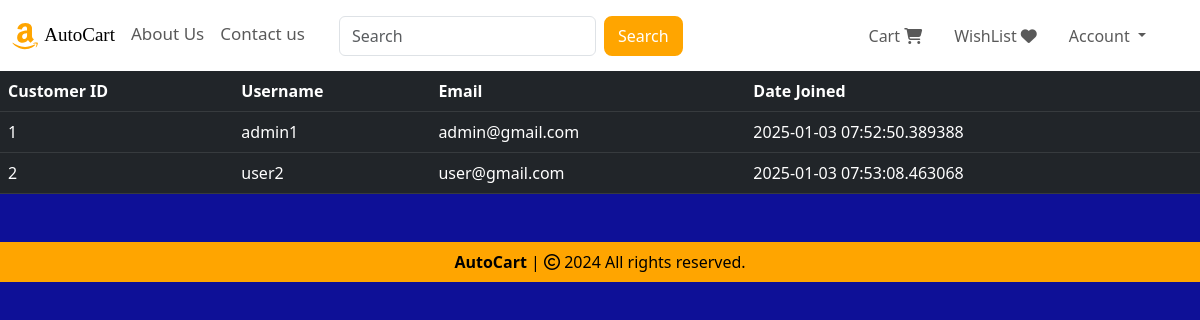
Page /customers (signed in) on the committed database.
### website/models.py (models this page shows, shortened)
class Customer(db.Model, UserMixin):
    id = db.Column(db.Integer, primary_key = True)
    email = db.Column(db.String(100), unique = True)
    username = db.Column(db.String(100))
    password_hash = db.Column(db.String(150))
    date_joined = db.Column(db.DateTime(), default = datetime.utcnow)
    cart_items = db.relationship('Cart', backref = db.backref('customer', lazy = True)) # lazy => True: SQLAlchemy will load related data form DB
    orders = db.relationship('Order', backref = db.backref('customer', lazy = True))
    wishlist_items = db.relationship('Wishlist', backref = db.backref('customer', lazy = True))
    @property
    def password(self):
        raise AttributeError('Password is not a readable Attribute')

### website/admin.py (the view)
@admin.route('/customers')
@login_required
def display_customers():
    if current_user.id in admin_id:
        customers = Customer.query.all()
        return render_template('customers.html', customers=customers)
    return render_template('404.html')

### website/templates/customers.html (shortened to what this page needs)
{% extends 'base.html' %}
{% block body %}
<table class="table table-dark table-hover">
    <thead>
        <tr>
            <th scope="col">Customer ID</th>
            <th scope="col">Username</th>
            <th scope="col">Email</th>
            <th scope="col">Date Joined</th>
        </tr>
    </thead>
    <tbody>
        {% for customer in customers %}
        <tr>
        <td>{{ customer.id }}</td>
        <td>{{ customer.username }}</td>
        <td>{{ customer.email }}</td>
        <td>{{ customer.date_joined }}</td>
        </tr>
        {% endfor %}
    </tbody>
</table>
{% endblock %}

### rows in the picture
Customer: id "1", username "admin1", email "admin@gmail.com", date_joined "2025-01-03 07:52:50.389388"
Customer: id "2", username "user2", email "user@gmail.com", date_joined "2025-01-03 07:53:08.463068"
